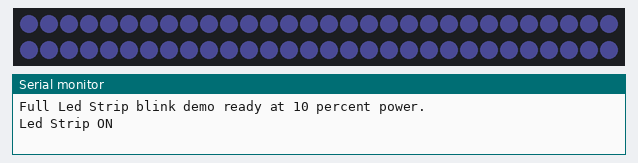
A sketch run on a simulated Seeed XIAO ESP32-C3. Shown: 60 RGB LEDs in strip order, left to right, continuing on the next row, the last lines printed to the serial monitor. Dim RGB values are drawn brighter than linear.

Above: at 0.1 s.
At 0.6 s:
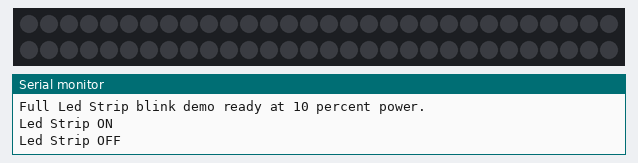

Measured:
- what the display in image 1 shows lasts 0.5 s, from 0.5 s to 1.0 s

The sketch:

step_07_full_strip.ino
```cpp
// STEP 07: Turn On the Entire Strip
//
// WIRING DIAGRAM
// XIAO ESP32-C3 D8 -> NeoPixel DIN
// XIAO ESP32-C3 5V/VBUS -> NeoPixel 5V
// XIAO ESP32-C3 GND -> NeoPixel GND

#include <Adafruit_NeoPixel.h>

#define USE_SUPER_MINI_PINS 0

#if USE_SUPER_MINI_PINS
const int LED_STRIP_PIN = 2;
#else
const int LED_STRIP_PIN = D8;
#endif
const int LED_COUNT = 60;
const int SAFE_BRIGHTNESS = 25;

Adafruit_NeoPixel strip(LED_COUNT, LED_STRIP_PIN, NEO_GRBW + NEO_KHZ800);

void setup() {
  Serial.begin(115200);
  strip.begin();
  strip.setBrightness(SAFE_BRIGHTNESS);
  strip.clear();
  strip.show();
  Serial.println("Full Led Strip blink demo ready at 10 percent power.");
}

void loop() {
  for (int i = 0; i < LED_COUNT; i++) {
    strip.setPixelColor(i, strip.Color(0, 0, 100, 100));
  }

  strip.show();
  Serial.println("Led Strip ON");
  delay(500);

  strip.clear();
  strip.show();
  Serial.println("Led Strip OFF");
  delay(500);
}
```
